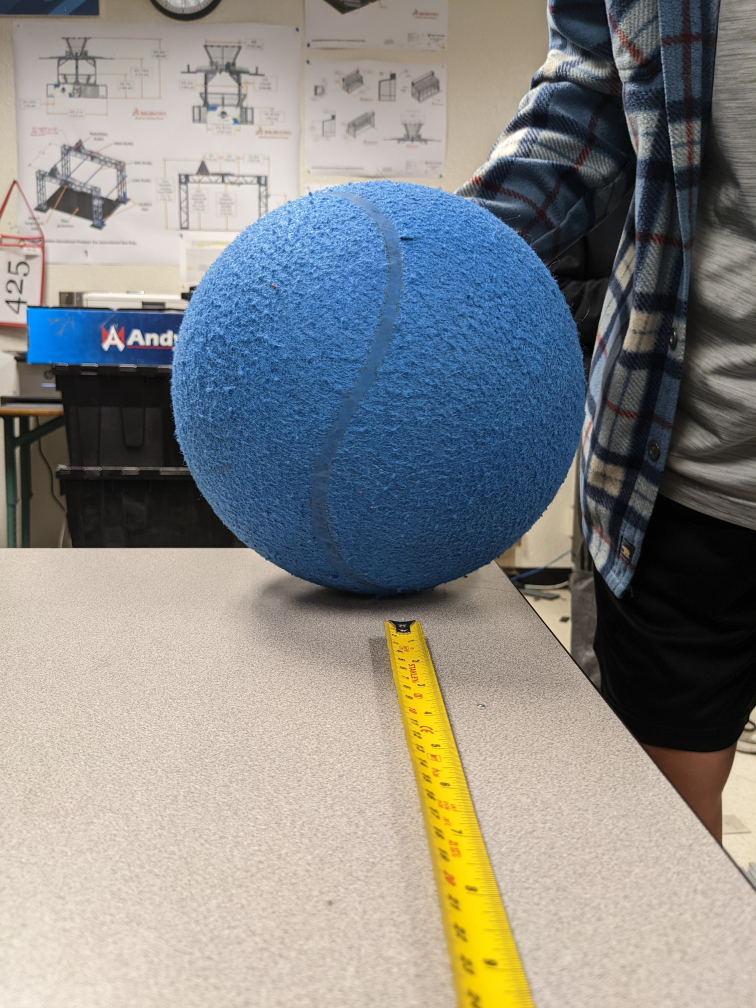
#> input picture assets/SAHWNball.jpg, 3024 x 4032 px, given in place of the camera (shown at 1/4 size)
$ jupyter execute --allow-errors BallDetection.ipynb
#> lines starting #> are read from the running program, lines starting #| are printed output that depends on the picture; after the words box and inside, x2 and y2 are one past the last pixel; in counts of white or black regions, pixels touching at a corner belong together
[cell 1]
import cv2
from cv2 import contourArea
import numpy as np
import math
import time
import matplotlib
from matplotlib import pyplot as plt
#---------------------------------------
cap = cv2.VideoCapture(0)
#cap = cv2.VideoCapture('blueball.mp4')

#prev_frame_time = 0 # Record LAST frame
#new_frame_time = 0 # Record CURRENT frame

lowerBound = np.array([100, 40, 25])
upperBound = np.array([130, 255, 255])
#---------------------------------------
if not cap.isOpened(): # Check if the webcam has opened // if it doesnt open in 5sec REFRESH THE PAGE
    print("!!!Cannot Open Webcam// Check Device Manager if camera went into powersavings")
while cap.isOpened():
    ret, frame = cap.read() #begin video capture
#> frame is the input picture: shape (4032, 3024, 3); mean B, G, R 134.2, 136.5, 136.3
    if not ret: # Need for videos // ret
        print("!!!No Video Input")
        break
    frame = cv2.resize(frame, None, fx=0.5, fy=0.5, interpolation=cv2.INTER_AREA) #Resizing the output
#> frame: shape (2016, 1512, 3)

    dst = cv2.fastNlMeansDenoisingColored(frame, None, 10, 10, 7, 21)

    hsv = cv2.cvtColor(dst, cv2.COLOR_BGR2HSV)
#> hsv: shape (2016, 1512, 3); mean H, S, V 42.2, 64, 154
    mask = cv2.inRange(hsv, lowerBound, upperBound)
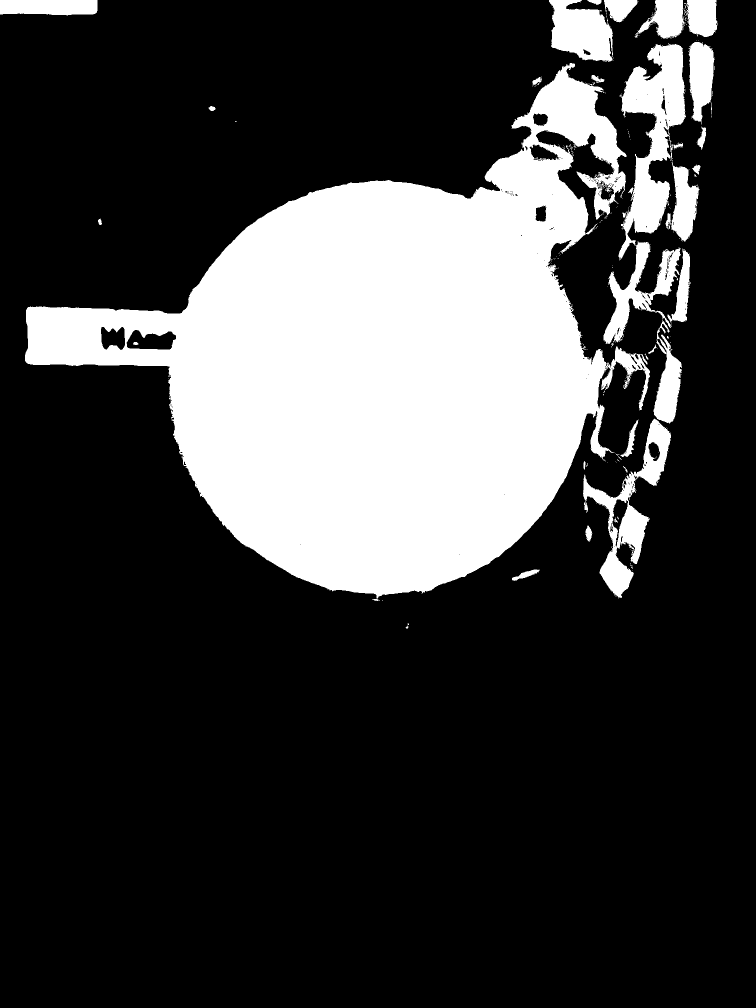
#> mask: shape (2016, 1512) (shown at 1/2 size); 24.1% white; 246 white regions (211 under 20 px), largest, box (x1, y1, x2, y2) and area: (50, 126, 1300, 1202) 631231, (1237, 87, 1372, 521) 25312, (1166, 837, 1342, 1197) 15859

    cv2.imshow('cameraOUT', frame)
    cv2.imshow('maskedOUT', mask)


    if cv2.waitKey(1) & 0xFF == ord('Q'): #Press shiftQ to kill
#> (key Q is pressed here)
        print("!!!Camera Closed")
        break


cap.release() # Stop capture
cv2.destroyAllWindows() # Destroy all windows

[cell 2]
import cv2
from cv2 import contourArea
import numpy as np
import time
import math

blue_ball = True #determine ally color

#PID controller coefficients
Kp = 1 #coefficient for proportional
Ki = 0.2 #coefficient for integral
Kd = 0 #coefficient for derivative

integral_previous = 0
start_time = time.time()
distance_avg = np.array([1,1,1,1,1,1])

if(blue_ball):
  lower_threshold = np.array([100,40,25])
  upper_threshold = np.array([130,255,255])
else:
  lower_threshold = np.array([0,40,40])
  upper_threshold = np.array([8,255,255])
  lower_threshold2 = np.array([170,40,40])
  upper_threshold2 = np.array([179,255,255])

#PID calculations
def PIDCalc(x_value):
  #declares integral previous and start time as the global ones
  global integral_previous
  global start_time

  #x_value adjustments
  x_value = 320 - x_value

  #PID calculations
  errorP = x_value * Kp
  errorI = (integral_previous + (x_value * (time.time()-start_time))) * Ki
  errorD = Kd
  error = errorP + errorI + errorD

  #updating integral
  integral_previous = errorI

  #update start time
  start_time = time.time()
  return error/120


scale_factor = 1

vid = cv2.VideoCapture(0)
ret, test_frame = vid.read()

x_res = int(test_frame.shape[1]/scale_factor)
#> x_res = 3024
y_res = int(test_frame.shape[0]/scale_factor)
#> y_res = 4032

if(blue_ball):
  while True:
    #getting video frame
    start_time = time.time()

    ret, frame = vid.read()
    frame_scaled = cv2.resize(frame, dsize=(x_res, y_res), interpolation=cv2.INTER_CUBIC)

    blurred_original = cv2.blur(frame_scaled,(4,4))
    #convert image to HSV
    hsv = cv2.cvtColor(blurred_original, cv2.COLOR_BGR2HSV)
#> hsv: shape (4032, 3024, 3); mean H, S, V 41.8, 64.5, 154.6

    #mask image with color range (blue)
    mask = cv2.inRange(hsv, lower_threshold, upper_threshold)
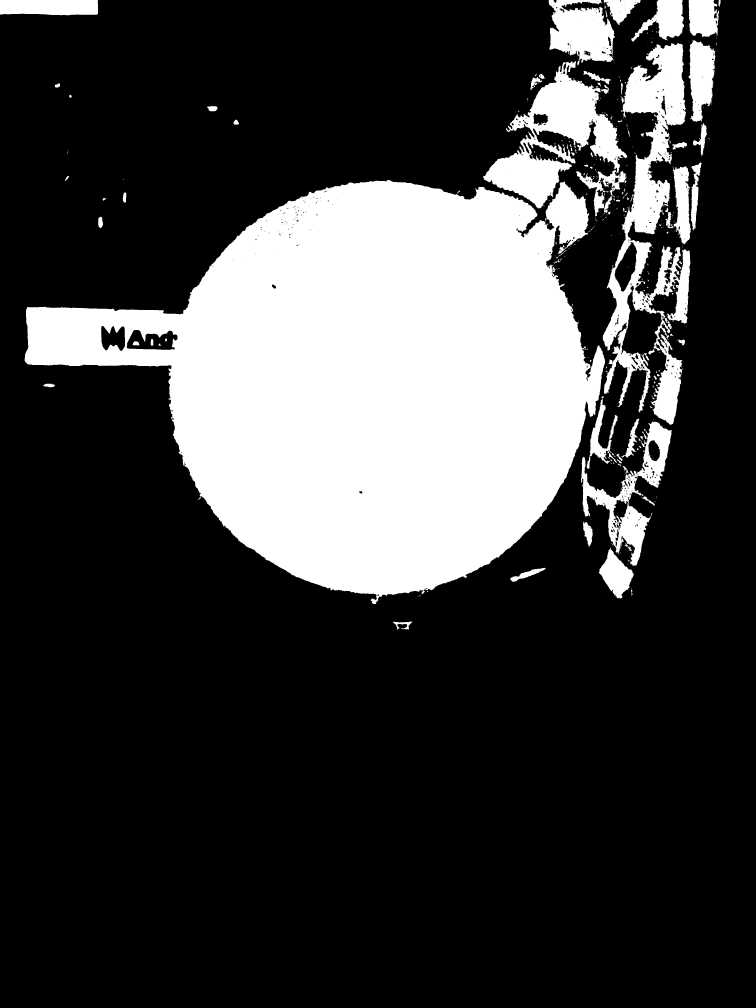
#> mask: shape (4032, 3024) (shown at 1/4 size); 24.1% white; 556 white regions (427 under 20 px)


    #find Edges
    contours, hierachry = cv2.findContours(mask, cv2.RETR_EXTERNAL, cv2.CHAIN_APPROX_SIMPLE)
#> contours = 532 contours, 428 with area under 20; largest, box (x1, y1, x2, y2) and area: (98, 720, 2420, 2416) 2367634, (2411, 172, 2762, 1699) 199558, (1933, 245, 2509, 834) 122722, (2324, 1686, 2687, 2263) 59812, (2195, 0, 2459, 262) 47024
    edge = cv2.drawContours(np.zeros(frame_scaled.shape, dtype='uint8'), contours, contourIdx= -1, color = (255,255,255), thickness=2)
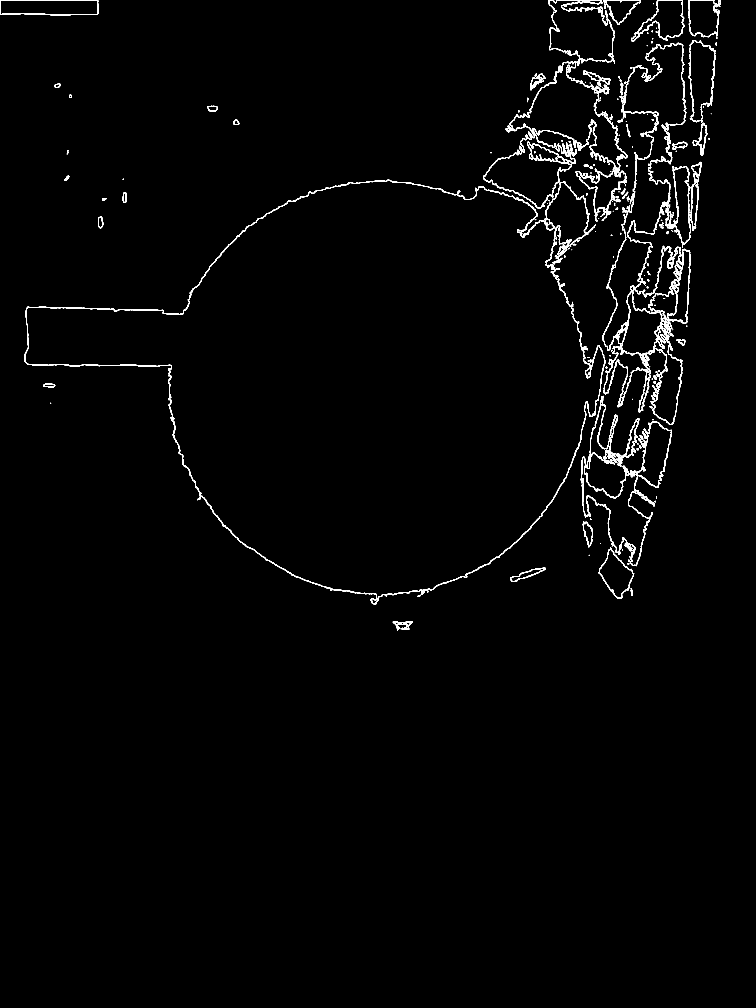
#> edge: shape (4032, 3024, 3) (shown at 1/4 size); 1.3% white; 261 white regions (97 under 20 px), largest, box (x1, y1, x2, y2) and area: (2410, 171, 2763, 1700) 40243, (97, 719, 2421, 2417) 33042, (1932, 244, 2510, 886) 22253
    grayImage = cv2.cvtColor(edge, cv2.COLOR_BGR2GRAY)
    grayImage = cv2.blur(grayImage,(15,15))
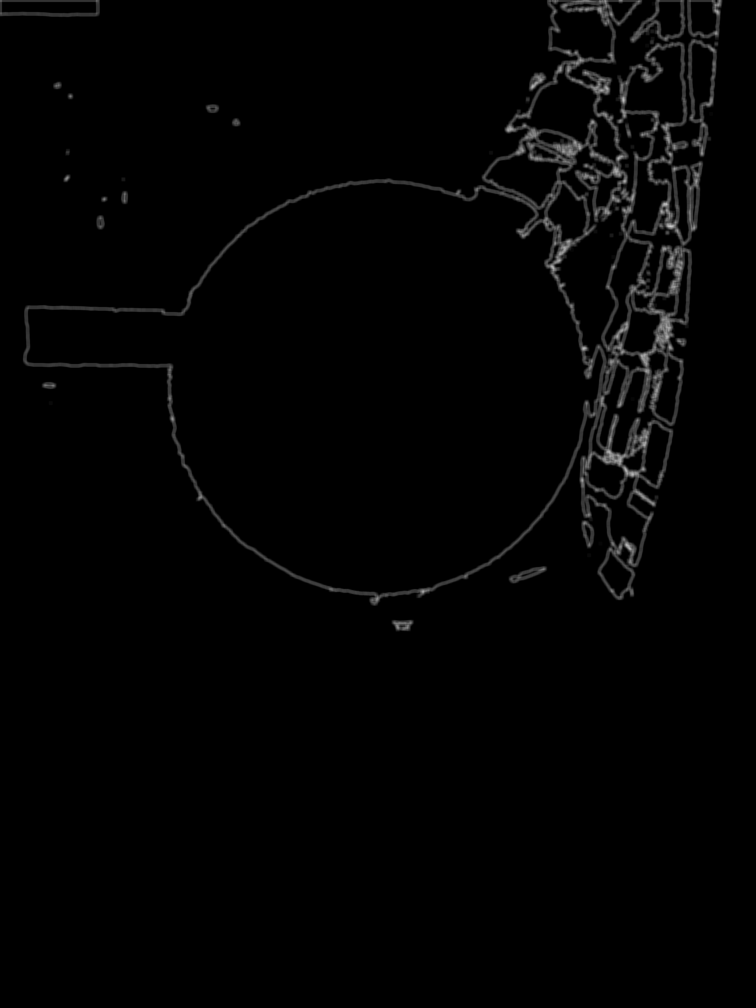
#> grayImage: shape (4032, 3024) (shown at 1/4 size); min 0, max 219, mean 3.3

    circles = cv2.HoughCircles(grayImage,cv2.HOUGH_GRADIENT,minDist=15,dp=1.5,param1=1,param2=100,minRadius=15,maxRadius=130)
#> circles = 92 rows, first 8: [2532.8, 1302.8, 124.2], [2526.8, 1523.2, 116], [2612.2, 1197.8, 102.8], [2492.2, 1511.2, 99.45], [2544.8, 587.2, 129.1], [2646.8, 1134.8, 102.8], [2511.8, 1350.8, 127.5], [2508.8, 1562.2, 116]

    if circles is not None:
      circles = np.uint16(np.around(circles))
#> circles = 92 rows, first 8: [2533, 1303, 124], [2527, 1523, 116], [2612, 1198, 103], [2492, 1511, 99], [2545, 587, 129], [2647, 1135, 103], [2512, 1351, 128], [2509, 1562, 116]
      max_radius = math.floor((circles.argmax()+1)/3)
#> max_radius = 80
      x_pos = circles[0,max_radius,0]
#> x_pos = 2773
      y_pos = circles[0,max_radius,1]
#> y_pos = 526
      print("x:",x_pos,"y:",y_pos)
#| x: 2773 y: 526
      for i in circles[0,:]:
        # draw the outer circle
        cv2.circle(frame_scaled,(i[0],i[1]),i[2],(0,255,0),2)
        # draw the center of the circle
        cv2.circle(frame_scaled,(i[0],i[1]),2,(0,0,255),3)
#> this loop made 92 passes
#> i on passes 1 to 12: [2533, 1303, 124], [2527, 1523, 116], [2612, 1198, 103], [2492, 1511, 99], [2545, 587, 129], [2647, 1135, 103], [2512, 1351, 128], [2509, 1562, 116], [2647, 1090, 85], [2506, 1522, 101], [2383, 743, 99], [2698, 650, 98]
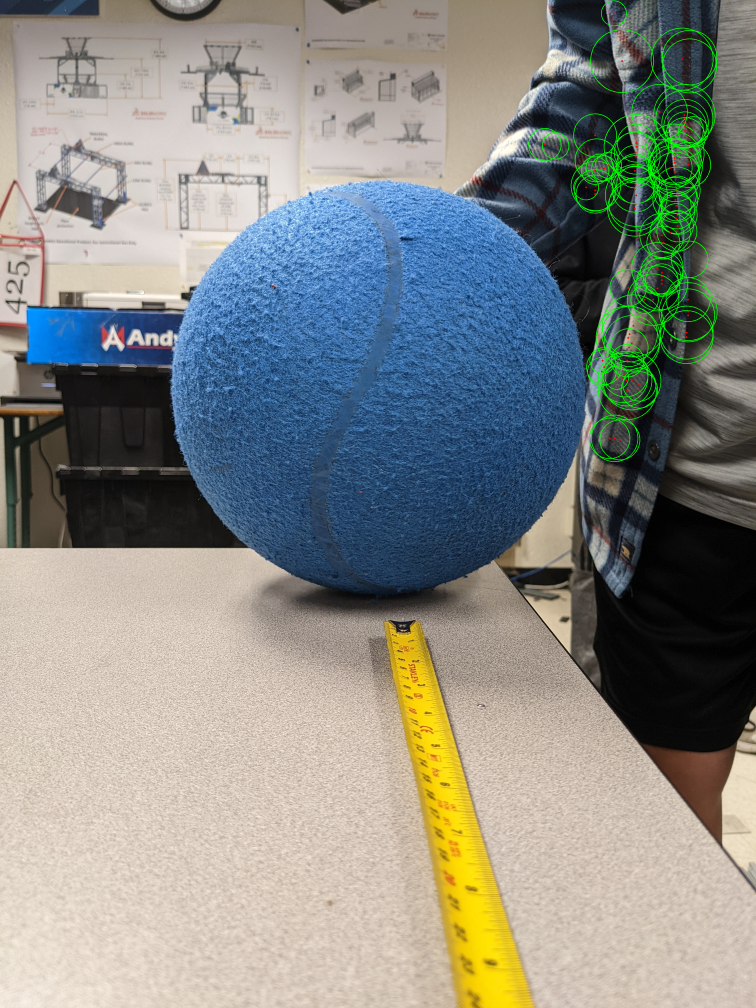
#> frame_scaled: shape (4032, 3024, 3) (shown at 1/4 size); mean B, G, R 133.6, 138.6, 135.9

    cv2.imshow('Objects Detected',frame_scaled)
    cv2.imshow("normal",grayImage)
    if cv2.waitKey(1) & 0xFF == ord('Q'):
#> (key Q is pressed here)
      break

    #print("FPS: ", round(1.0 / (time.time() - start_time)))

vid.release()
cv2.destroyAllWindows()
